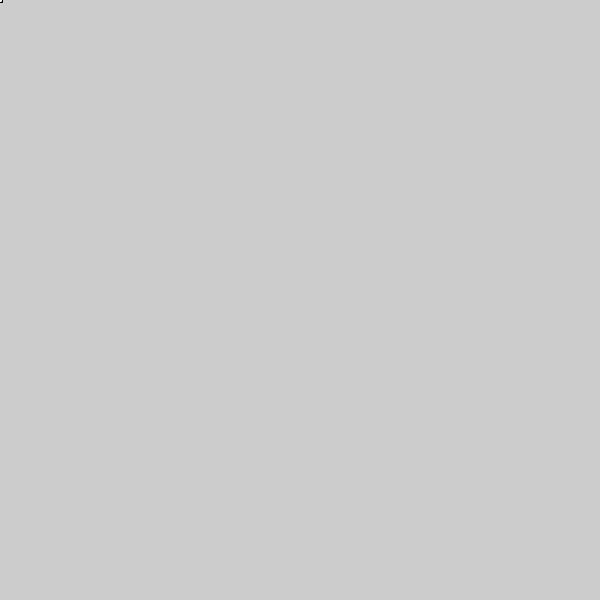
Frame 1 (no input)
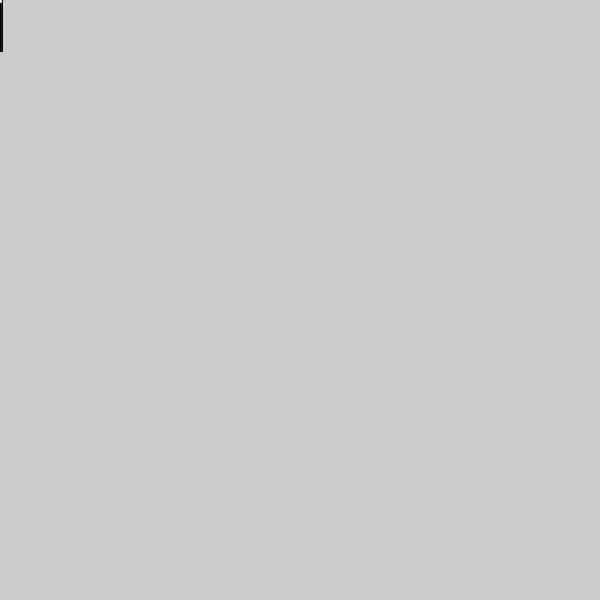
Frame 60 (the mouse pressed at the canvas centre just before this capture)
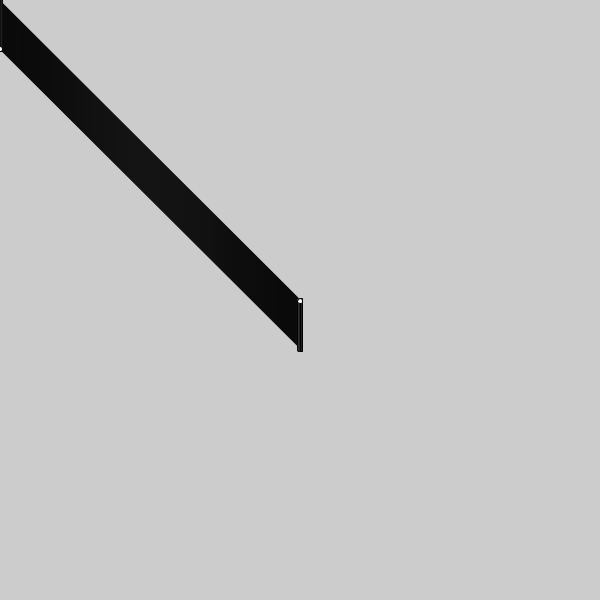
Frame 120 (the mouse held since frame 60 and released just before this capture)

The Processing sketch that drew these frames (run headless with seeded random() and noise(); from frame 60 on, the mouse is pressed at the canvas centre):

// Processing sketch: bonus_dibujando_con_array
// ── bonus_dibujando_con_array.pde
int num = 50;
float[] posX = new float[num]; //declaramos y creamos el array
float[] posY = new float[num]; //declaramos y creamos el array

void setup() {
  size(600, 600);
  smooth();
}

void draw() {
//  background(255);
  
  for (int i=num-1; i>0; i--) { //notese que contamos al reves
    posX[0] = mouseX; //la ultima posicion siempre sera la posicion del mouse
    posY[0] = mouseY; //la ultima posicion siempre sera la posicion del mouse

    line(posX[i], posY[i], posX[i-1], posY[i-1]); //dibujar linea entre pos anterior y la actual
    ellipse(posX[i], posY[i], 5,5); // y una elipse pequena

    posX[i] = posX[i-1] ; //correr todos los valores hacia la derecha en el array
    posY[i] = posY[i-1] ; //correr todos los valores hacia la derecha en el array
    
    println(i+" " + posX[i] +"  "+posY[i]);
    posY[i] ++;
  }
}
